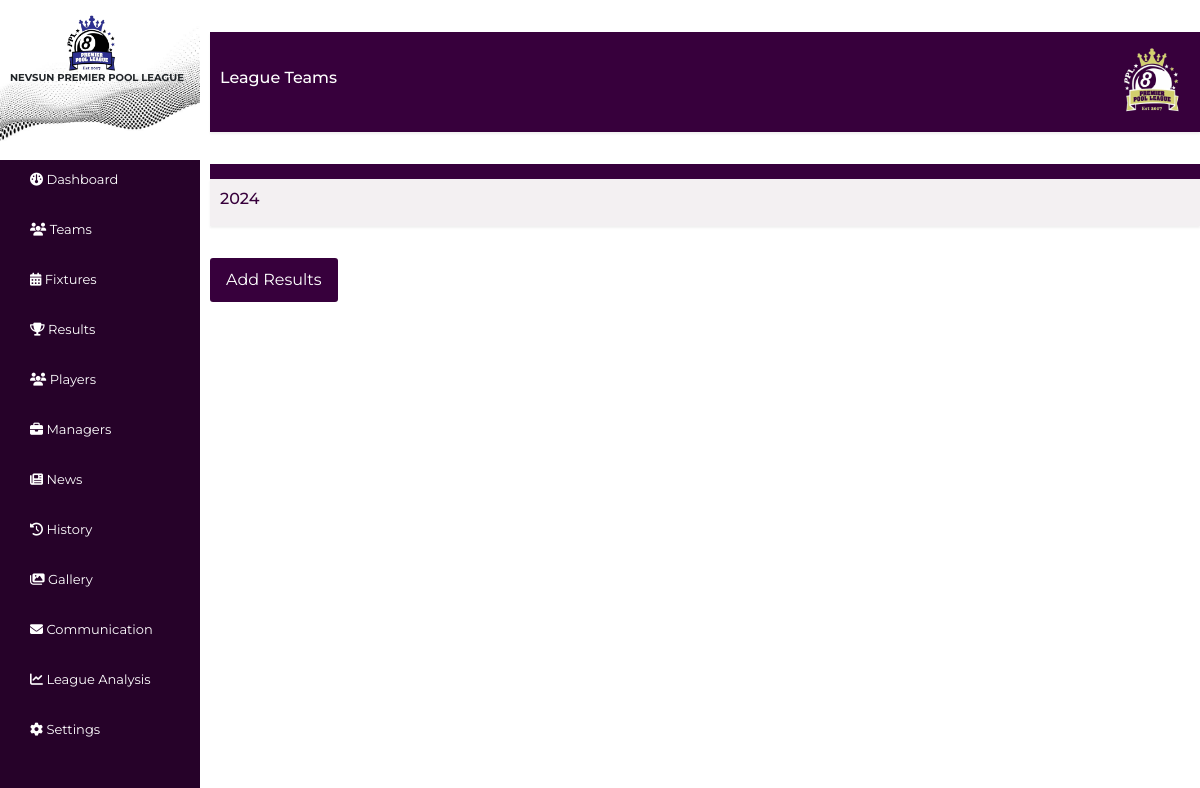
Page /Admin/Results1.php on the earlier database version.
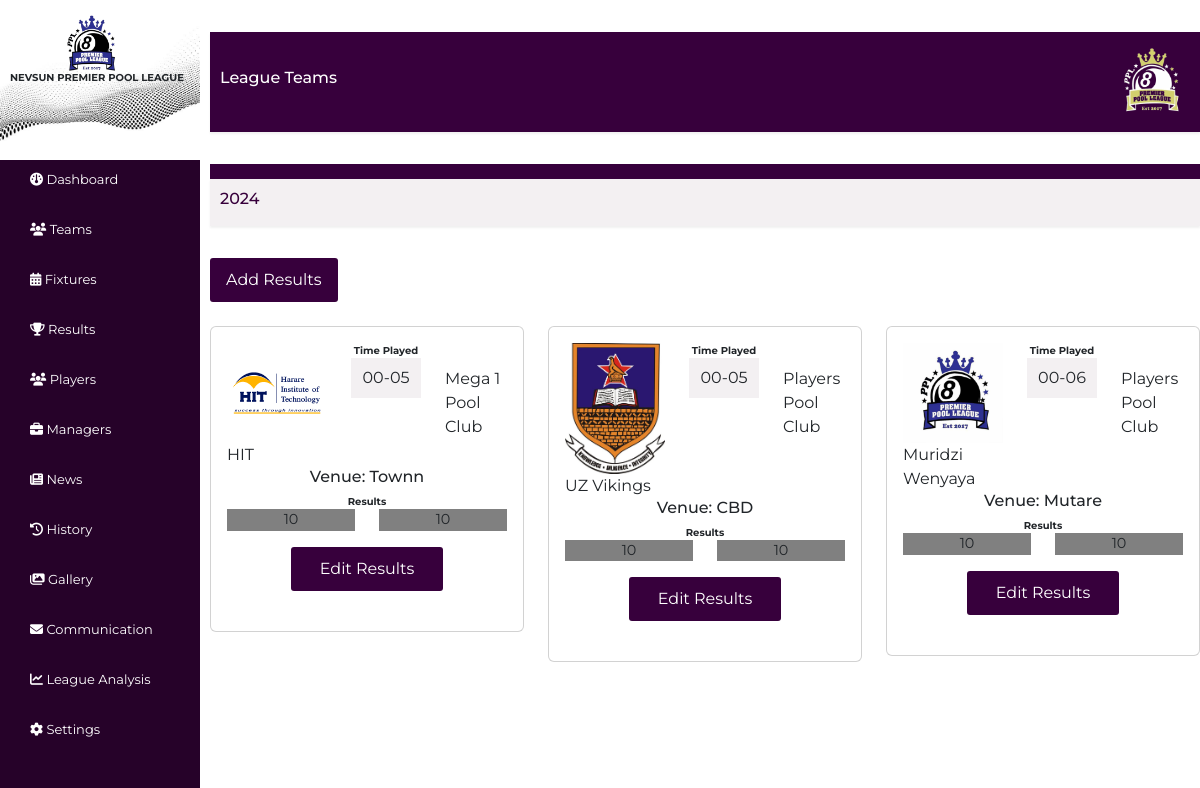
Same page on the later database version.
### tables this page shows
CREATE TABLE `fixtures` (
  `id` int(11) NOT NULL,
  `team1id` int(11) NOT NULL,
  `team2id` int(11) NOT NULL,
  `date` date NOT NULL,
  `venue` varchar(50) NOT NULL
);

CREATE TABLE `clubs` (
  `id` int(11) NOT NULL,
  `name` varchar(30) NOT NULL,
  `estdate` date NOT NULL,
  `location` varchar(30) NOT NULL,
  `numplayers` int(11) NOT NULL,
  `logo` varchar(30) NOT NULL
);

### Admin/Results1.php (the view, shortened to what this page needs)
<?php
include './adminHeader.php';
require_once('../databaseConn.php');
function getTeamLogo($logoFileName)
{
    $logoPath = "../Admin/images/uploads/" . $logoFileName;
    if (file_exists($logoPath)) {
        return $logoPath;
    } else {
        return "../Admin/images/default_logo.png";
    }
}
?>
<div class="" style="margin-left: 200px;">
    <div class="clubsSection section" id="clubs" style="margin-left: 10px;">
        <div class="sectionHeader flex">
            <div class="seasonYear">
                <h6>League Teams</h6>
            </div>
            <div class="logoDiv">
                <img src="../static/images/logo.png" alt="Logo Image">
            </div>
        </div>
        <div style="width: 100%; height:15px;background-color:#37003c;"></div>
        <div class="sectionHeader flex" style="background-color: #f3f0f2;">
            <div class="seasonYear">
                <h6 style="color:#37003c; text-align:center;"><?php $currentYear = date('Y'); echo $currentYear; ?></h6>
            </div>
        </div>
        <button type="button" class="btn btn-success" data-bs-toggle="modal" data-bs-target="#addResultsModal">Add Results</button>
        <br><br>
        <?php
        $sql = "SELECT c1.name AS team1_name, c1.logo AS team1_logo, c2.name AS team2_name,
        f.date AS rdate, f.venue AS venue, r.team1Score AS team1Score, r.team2Score AS team2Score
        FROM fixtures f
        INNER JOIN clubs c1 ON f.team1Id = c1.id
        INNER JOIN clubs c2 ON f.team2Id = c2.id
        INNER JOIN results r ON f.id = r.fixtureId;";
        $result = mysqli_query($conn, $sql);
        $fixtureCount = 0;
        while ($row = mysqli_fetch_assoc($result)) {
            if ($fixtureCount % 3 == 0) {
                echo '<div class="row">';
            }
            $team1_logo = getTeamLogo($row["team1_logo"]);
        ?>
            <div class="col-md-4">
                <div class="card" style="margin-bottom: 15px;">
                    <div class="card-body">
                        <div class="row">
                            <div class="col">
                                <img src="<?php echo $team1_logo; ?>" alt="" style="width: 100px;">
                                <div class="team-name"><?php echo $row["team1_name"]; ?></div>
                            </div>
                            <div class="col game-time" style="text-align: center;">
                                <p style="font-size: 10px;" class="mb-0"><b>Time Played</b> </p>
                                <div class="pt-2" style="background-color: #f3f0f2; height:40px; width:70px; ">
                                    <?php echo date('H-m', strtotime($row["rdate"])); ?>
                                </div>
                            </div>
                            <div class="col">
                                <div class="team-name"><?php echo $row["team2_name"]; ?></div>
                            </div>
                        </div>
                        <div class="row" style="text-align: center;">
                            <h6>Venue: <?php echo $row["venue"]; ?></h6>
                        </div>
                        <div class="row" style="text-align: center;">
                            <p style="font-size: 10px;" class="mb-0"><b>Results</b> </p>
                            <div class="col">
                                <p style="background-color: grey;">10</p>
                            </div>
                            <div class="col">
                                <p style="background-color: grey;">10</p>
                            </div>
                        </div>
                        <div class="row">
                            <a class="btn btn-primary" style="width: 50%; margin:0 auto;" data-bs-toggle="modal" data-bs-target="#editModal<?php echo $row["id"] ?>" style="margin-right: 10px;">Edit Results</a>
                        </div>
                        <br>
                    </div>
                </div>
            </div>
        <?php
            $fixtureCount++;
        }
        echo '</div>';
        ?>
    </div>
</div>

Differences in the rows shown:
now on this page (row edited): fixtures: team1id.logo (picture), team1id.name "HIT", date "00-05", team2id.name "Mega 1 Pool Club", venue "Townn"
added fixtures: team1id.logo (picture), team1id.name "UZ Vikings", date "00-05", team2id.name "Players Pool Club", venue "CBD"
added fixtures: team1id.logo (picture), team1id.name "Muridzi Wenyaya", date "00-06", team2id.name "Players Pool Club", venue "Mutare"
